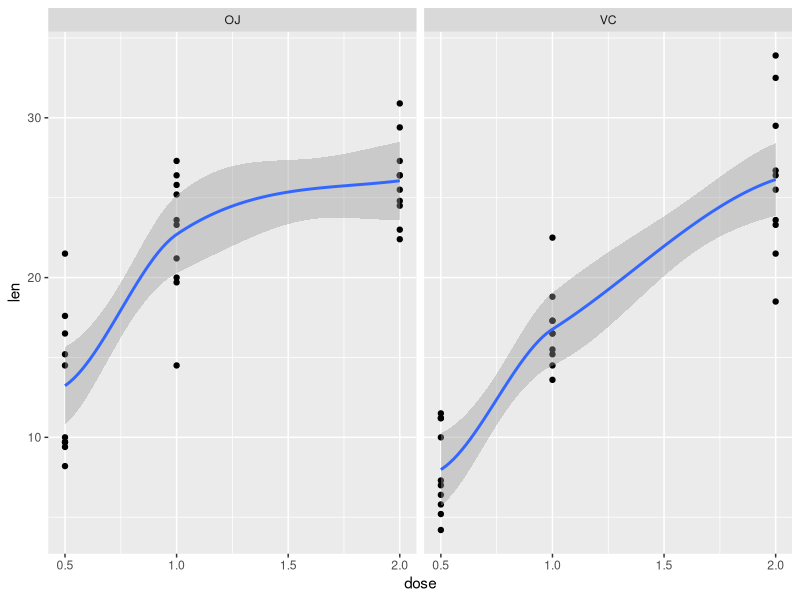

The R source for this figure:
## ---- chunk 1
library(ggplot2)
data(ToothGrowth)
qplot(dose, len, data=ToothGrowth, facets=.~supp, geom=c("point", "smooth"), method="loess")
## ---- chunk 2
dose <- as.numeric(levels(as.factor(ToothGrowth$dose)))
supp <- levels(ToothGrowth$supp)

# Structured for further processing
data <- list()

x <- Map(function(s) {
  Map(function(d) {
    l <- ToothGrowth$len[ToothGrowth$dose == d & ToothGrowth$supp == s]
    data <<- rbind(data, list(supp = s, dose = d, sd=sd(l), var=var(l), mu=mean(l)))
  }, dose)
}, supp)

data
## ---- chunk 3
tests = list()
for (d in dose) {
  ojd <- ToothGrowth$len[ToothGrowth$dose == d & ToothGrowth$supp == "OJ"]
  vcd <- ToothGrowth$len[ToothGrowth$dose == d & ToothGrowth$supp == "VC"]
  t <- t.test(ojd, vcd, var.equal=T)
  id <- paste("OJ", d, "-", "VC", d)
  tests <- rbind(tests, list(id=id, p.value=t$p.value, ci.lo=t$conf.int[1], ci.hi=t$conf.int[2]))
}
tests
